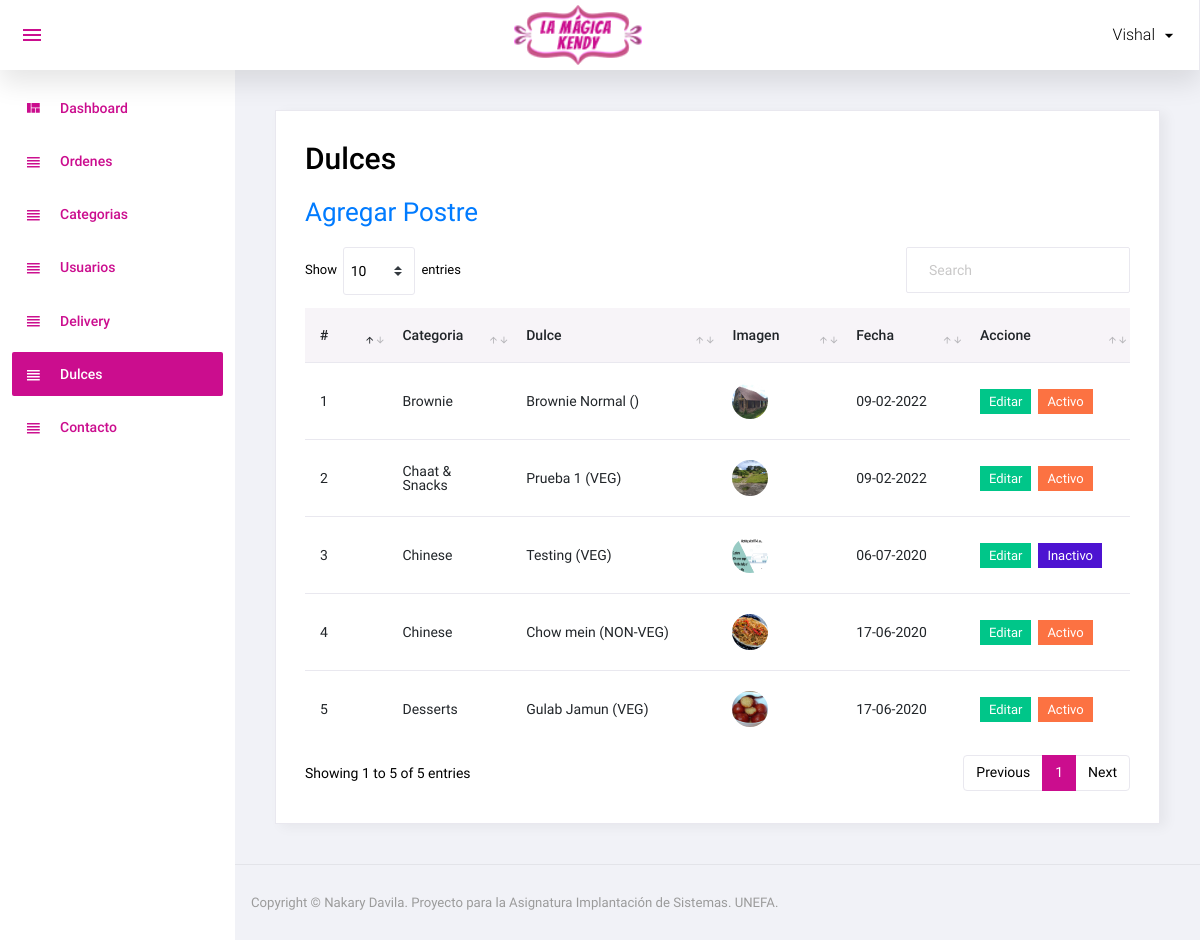
/admin/dish.php (signed in), run on the app's committed database.
### tables this page shows
CREATE TABLE `dish` (
  `id` int(11) NOT NULL,
  `category_id` int(11) NOT NULL,
  `dish` varchar(100) NOT NULL,
  `dish_detail` text NOT NULL,
  `image` varchar(100) NOT NULL,
  `type` enum('veg','non-veg') NOT NULL,
  `status` int(11) NOT NULL,
  `added_on` datetime NOT NULL
);

CREATE TABLE `category` (
  `id` int(11) NOT NULL,
  `category` varchar(50) NOT NULL,
  `order_number` int(11) NOT NULL,
  `status` int(11) NOT NULL,
  `added_on` datetime NOT NULL
);

### admin/dish.php (the view, shortened to what this page needs)
<?php
include('top.php');
$sql="select dish.*,category.category from dish,category where dish.category_id=category.id order by dish.id desc";
$res=mysqli_query($con,$sql);
?>
  <div class="card">
            <div class="card-body">
              <h1 class="grid_title">Dulces</h1>
			  <a href="manage_dish.php" class="add_link">Agregar Postre</a>
			  <div class="row grid_box">
                <div class="col-12">
                  <div class="table-responsive">
                    <table id="order-listing" class="table">
                      <thead>
                        <tr>
                            <th width="10%">#</th>
                            <th width="15%">Categoria</th>
                            <th width="25%">Dulce</th>
							<th width="15%">Imagen</th>
							<th width="15%">Fecha</th>
                            <th width="20%">Accione</th>
                        </tr>
                      </thead>
                      <tbody>
                        <?php if(mysqli_num_rows($res)>0){
						$i=1;
						while($row=mysqli_fetch_assoc($res)){
						?>
						<tr>
                            <td><?php echo $i?></td>
                            <td><?php echo $row['category']?></td>
							<td><?php echo $row['dish']?> (<?php echo strtoupper($row['type'])?>)</td>
							<td><a target="_blank" href="<?php echo SITE_DISH_IMAGE.$row['image']?>"><img src="<?php echo SITE_DISH_IMAGE.$row['image']?>"/></a></td>
							<td>
							<?php
							$dateStr=strtotime($row['added_on']);
							echo date('d-m-Y',$dateStr);
							?>
							</td>
							<td>
								<a href="manage_dish.php?id=<?php echo $row['id']?>"><label class="badge badge-success hand_cursor">Editar</label></a>&nbsp;
								<?php
								if($row['status']==1){
								?>
								<a href="?id=<?php echo $row['id']?>&type=deactive"><label class="badge badge-danger hand_cursor">Activo</label></a>
								<?php
								}else{
								?>
								<a href="?id=<?php echo $row['id']?>&type=active"><label class="badge badge-info hand_cursor">Inactivo</label></a>
								<?php
								}
								?>
							</td>
                        </tr>
                        <?php
						$i++;
						} } else { ?>
						<tr>
							<td colspan="5">No data found</td>
						</tr>
						<?php } ?>
                      </tbody>
                    </table>
                  </div>
				</div>
              </div>
            </div>
          </div>
<?php include('footer.php');?>

### data on the page
dish: category.category "Brownie", dish "Brownie Normal", image (picture), added_on "09-02-2022"
dish: category.category "Chaat & Snacks", dish "Prueba 1", type "VEG", image (picture), added_on "09-02-2022"
dish: category.category "Chinese", dish "Testing", type "VEG", image (picture), added_on "06-07-2020"
dish: category.category "Chinese", dish "Chow mein", type "NON-VEG", image (picture), added_on "17-06-2020"
dish: category.category "Desserts", dish "Gulab Jamun", type "VEG", image (picture), added_on "17-06-2020"

### other printed values
$_SESSION['ADMIN_USER'] "Vishal"
